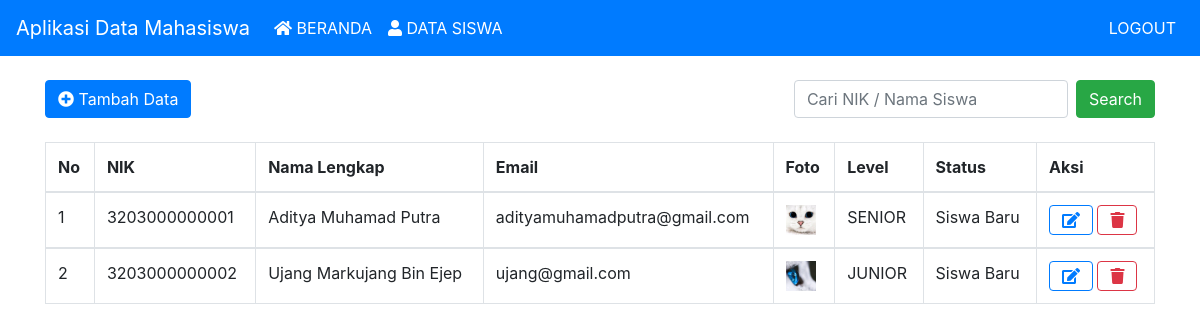
The page /index.php?q=siswa (signed in) on the database its author committed.
### tables this page shows
CREATE TABLE `tbl_siswa` (
  `id` int(11) NOT NULL,
  `nik` varchar(100) DEFAULT NULL,
  `nama` text,
  `email` varchar(150) DEFAULT NULL,
  `foto` varchar(255) NOT NULL,
  `level` enum('JUNIOR','SENIOR') DEFAULT NULL,
  `status` enum('Siswa Lama','Siswa Baru') NOT NULL
);

### page/siswa.php (the view, shortened to what this page needs)
<?php
include 'connection.php';
?>
<?php
	function showData($con)
	{
?>
		<div class="container">
			<div class="data mt-4">
				<div class="d-flex justify-content-between mb-4">
			      	<div>
			         	<a href="?q=siswa&add" class="btn btn-primary"><span class="fa fa-plus-circle"></span> Tambah Data</a>
			      	</div>
			      	<div>
			      		<form class="form-inline" action="<?php $_SERVER['PHP_SELF'];?>" method="POST">
				      		<input class="form-control mr-sm-2" type="text" name="cari" placeholder="Cari NIK / Nama Siswa" aria-label="Search">
				      		<button class="btn btn-success my-2 my-sm-0" name="submit" type="submit">Search</button>
				   		</form>
			    	</div>
				</div>
				<table class="table table-bordered tabled-hovered">
					<thead>
						<tr>
							<th>No</th>
							<th>NIK</th>
							<th>Nama Lengkap</th>
							<th>Email</th>
							<th>Foto</th>
							<th>Level</th>
							<th>Status</th>
							<th>Aksi</th>
						</tr>
					</thead>
					<?php
					if (isset($_POST['submit']) && ($_POST['cari']) <> "") {
						$cari = $_POST['cari'];
						echo "<h4>Hasil Pencarian : <span class='badge badge-primary'>".$cari."</span></h4>";
						$query = mysqli_query($con, "SELECT * FROM tbl_siswa WHERE nama LIKE
							'%".$cari."%'");
					}
					else
					{
						$query = mysqli_query($con, "SELECT * FROM tbl_siswa");
					}
					$no = 1;
					$rowCount = mysqli_num_rows($query);
					if ($rowCount > 0) {
						while ($r = mysqli_fetch_assoc($query)) {
							echo "<tbody>";
							echo "<tr>";
							echo "<td>".$no++."</td>";
							echo "<td>".$r['nik']."</td>";
							echo "<td>".$r['nama']."</td>";
							echo "<td>".$r['email']."</td>";
							echo "<td><img src='uploads/".$r['foto']."' width='30'></td>";
							echo "<td>".$r['level']."</td>";
							echo "<td>".$r['status']."</td>";
							echo "<td>
							<a class='fa fa-edit btn btn-outline-primary' href='?q=siswa&add=edit&id=".$r['id']."'></a>
							<a class='fa fa-trash btn btn-outline-danger' href='?q=siswa&aksi=hapus&id=".$r['id']."'></a>
							</td>";
							echo "</tr>";
						}
					} ?>
			</div>
		</div>
<?php
	}
	if (isset($_GET['add'])) {
		form($con);
		?>
		<script type="text/javascript">
			function readURL() {
			    var input = this;
			    if (input.files && input.files[0]) {
			        var reader = new FileReader();
			        reader.onload = function (e) {
			            $(input).prev().attr('src', e.target.result);
			        }
			        reader.readAsDataURL(input.files[0]);
			    }
			}
			$(function () {
			    $(".uploads").change(readURL)
			    $("#f").submit(function(){
			        return false;
			    });
			});
		</script>
		<?php
	}
	else
	{
		showData($con);
	}
?>

### templates/header.php (shortened to what this page needs)
<!DOCTYPE html>
<html>
<head>
	<link rel="stylesheet" type="text/css" href="assets/bootstrap/css/bootstrap.min.css">
	<link rel="stylesheet" type="text/css" href="assets/style.css">
	<link rel="stylesheet" type="text/css" href="assets/font-awesome/css/all.css">
</head>
<body>
	<nav class="navbar navbar-expand-lg navbar-light bg-primary">
	  <a class="navbar-brand" href="#">Aplikasi Data Mahasiswa</a>
	  <div class="collapse navbar-collapse" id="navbarSupportedContent">
	    <ul class="navbar-nav mr-auto">
	      <li class="nav-item active">
	        <a class="nav-link" href="index.php"><span class="fa fa-home"></span> BERANDA</a>
	      </li>
	      <li class="nav-item">
	        <a class="nav-link" href="?q=siswa"><span class="fa fa-user"></span> DATA SISWA</a>
	      </li>
	    </ul>
	    <ul class="navbar-nav ml-auto">
	      <li class="nav-item active">
	        <a class="nav-link" href="login.php?logout"><span class="fa fa-sign-out"></span> LOGOUT</a>
	      </li>
	    </ul>
	  </div>
	</nav>

### index.php (shortened to what this page needs)
<?php
	include 'templates/header.php';
  	if (!isset($_SESSION['username'])) {
    echo "<script>alert('Access Denied');</script>";
    header('location: login.php');
  } else {
	if (isset($_GET['q'])) {
		include ('page/'.$_GET['q'].'.php');
	} }
	include 'templates/footer.php';
?>

### templates/footer.php (shortened to what this page needs)
</body>
</html>

### assets/style.css (style rules this page uses)
a.nav-link, a.navbar-brand { color: #fff !important; }

### rows shown on the page
tbl_siswa: nik "3203000000001", nama "Aditya Muhamad Putra", email "adityamuhamadputra@gmail.com", foto (picture), level "SENIOR", status "Siswa Baru"
tbl_siswa: nik "3203000000002", nama "Ujang Markujang Bin Ejep", email "ujang@gmail.com", foto (picture), level "JUNIOR", status "Siswa Baru"
